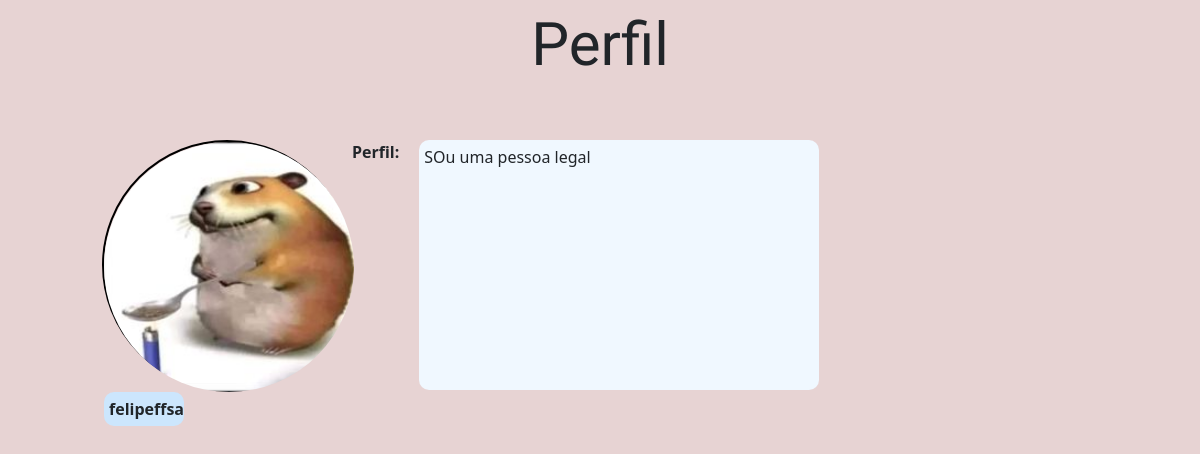
The app's page /noticias/outperfil/5/ with its own data.
### usuarios/models.py (models this page shows, shortened)
class UserProfile(models.Model):
    user = models.OneToOneField(User, on_delete=models.CASCADE)
    profile_image = models.ImageField(
        upload_to='imagens/', blank=True, null=True)
    profile_text = models.TextField(blank=True)

### noticias/views.py (the view)
# urls.py: path('outperfil/<int:id>/', views.outperfil, name='out_perfil'),
def outperfil(request, id):
    perfil = UserProfile.objects.get(id=id)
    return render(request, 'noticias/outperfil.html',
                  context={'perfil': perfil})

### noticias/templates/noticias/outperfil.html (shortened to what this page needs)
{% load static %}
<!DOCTYPE html>
<html lang="pt-BR>
<head>
    <meta charset="UTF-8">
    <link rel="stylesheet" type="text/css" href="{% static 'css/outperfil.css' %}">
    <link href="https://cdn.jsdelivr.net/npm/bootstrap@5.0.2/dist/css/bootstrap.min.css" rel="stylesheet">
</head>
<body style =' background-color: rgba(207, 166, 166, 0.493)'>
    <div class ='container-fluid header-perfil'>Perfil</div>
    <div class ='container-fluid main-c'>
        <div class ='perfil-foto-main'>
            <img class ='perfil-foto' src={{perfil.profile_image.url}} alt="">
            <p class ='nome-perfil'><b>{{perfil.user.username}}</b></p>
        </div>
        <b>Perfil:</b>
        <div class ='form-perfil'>
            {{perfil.profile_text}}
        </div>
    </div>
</body>
</html>

### templates/static/css/outperfil.css (style rules this page uses)
.perfil-foto-main { border: 2px solid black; width: 250px; height: 250px; border-radius: 50%; margin-left: 90px; }
.perfil-foto { width: inherit; height: inherit; border-radius: 50%; }
body { background-color: rgba(207, 166, 166, 0.493) }
.header-perfil { font-size: 60px; font-family: 'Playpen Sans', sans-serif; text-align: center; }
.main-c { display: flex; margin-top: 50px; }
.form-perfil { width: 400px; background-color: aliceblue; padding: 5px; border-radius: 10px; margin-left: 20px; }
.nome-perfil { text-align: center; padding: 5px; width: 80px; border-radius: 10px; background-color: rgb(204, 230, 253); }

### records on screen
UserProfile: profile_image (picture), user.username "felipeffsa", profile_text "SOu uma pessoa legal"
